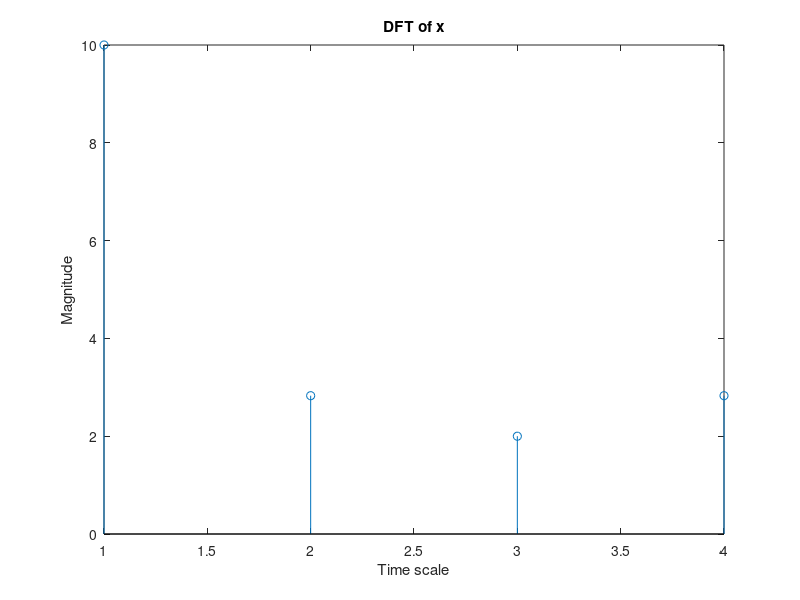

Here is the MATLAB script that generated this plot:
x=[1,2,3,4]
disp('dft of x[n] is');
X_fft=fft(x);
disp(X_fft);
figure;
stem(abs(X_fft));
xlabel('Time scale');
ylabel('Magnitude');
title('DFT of x');
